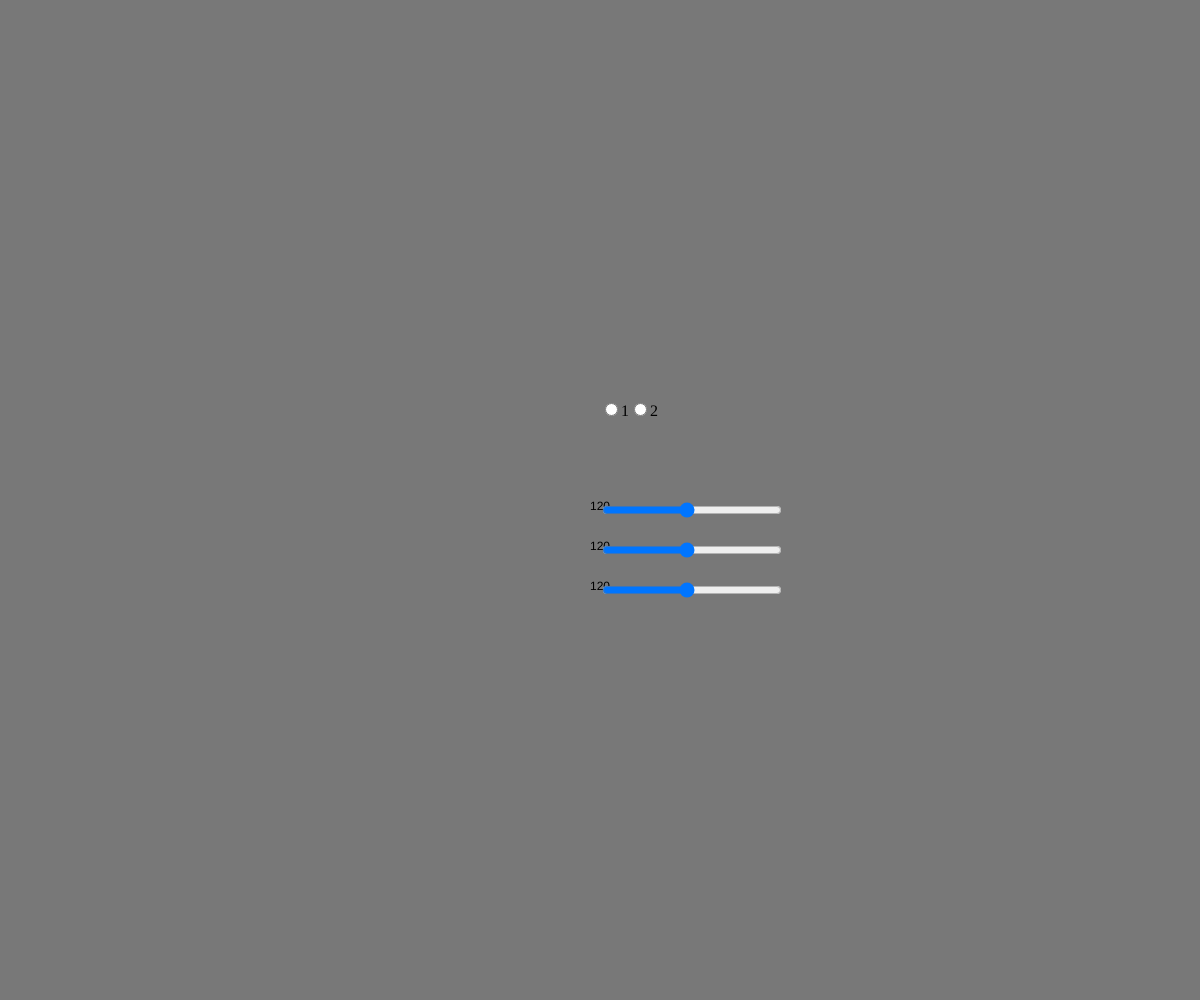
Frame 1 (no input)
Frame 60 (no input): identical to frame 1, image omitted
Frame 120 (the mouse pressed at the canvas centre since frame 60): identical to frame 1, image omitted

The p5.js sketch that drew this single still picture (run headless with seeded random() and noise() and a simulated clock; from frame 60 on, the mouse is pressed at the canvas centre):

// p5.js sketch
// ── sketch.js
// Project Title
// Your Name
// Date
//
// Extra for Experts:
// - describe what you did to take this project "above and beyond"


let red;
let green;
let blue;
let radio;

function setup() {
  createCanvas(windowWidth, windowHeight);
  red = createSlider(0, 255, 120);
  red.position(width/2, height/2);
  red.style("width", "180px");

  green = createSlider(0, 255, 120);
  green.position(width/2, (height/2) + 40);
  green.style("width", "180px");

  blue = createSlider(0, 255, 120);
  blue.position(width/2, (height/2) + 80);
  blue.style("width", "180px");

  radio = createRadio();
  radio.option('ellipse', 1);
  radio.option('square', 2);
  radio.style('width', '60px');
  textAlign(CENTER);
  radio.position((width/2), (height/2) - 100);
}

function draw() {
  background(red.value(), green.value(), blue.value());
  
  print(red.value());
  text(red.value(), width/2, height/2 + 10);

  print(green.value());
  text(green.value(), width/2, height/2 + 50);
  
  print(blue.value());
  text(blue.value(), width/2, height/2 + 90);

  if (radio.value() === '1'){
    ellipse(width/4, height/2, 100, 100);
  }

  else if (radio.value() === '2'){
    rect(width/4, height/2, 100, 100);
  }
}
